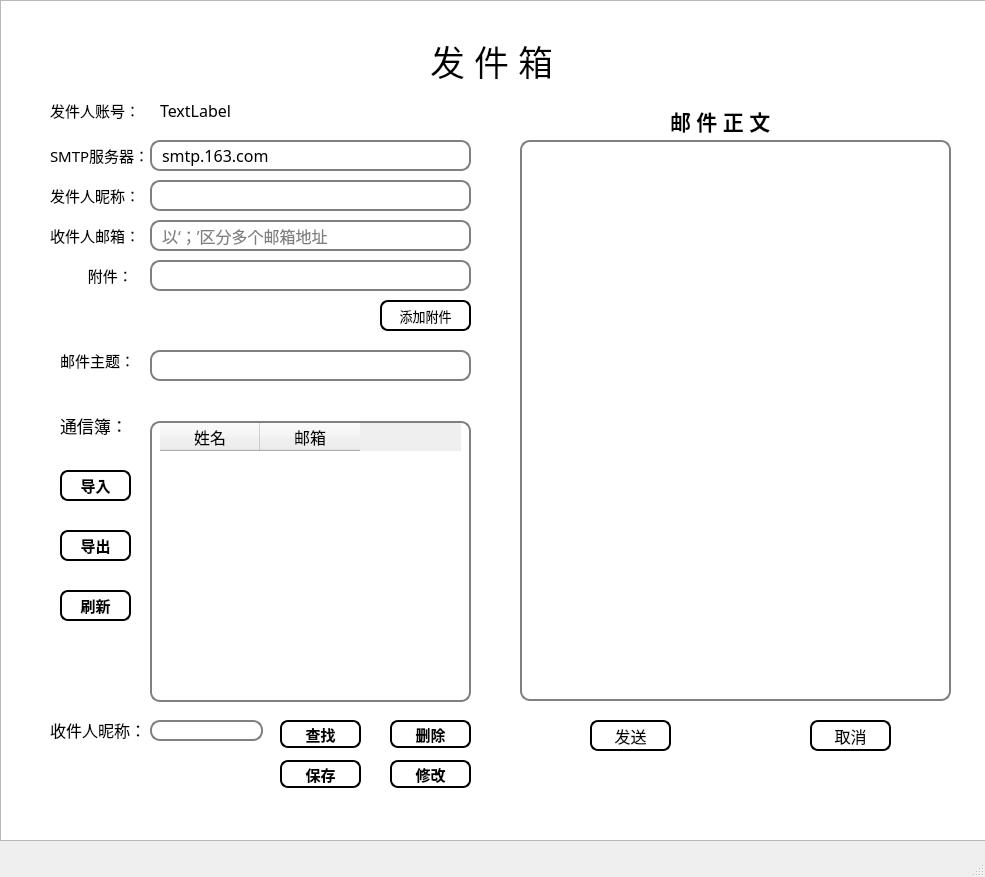
<?xml version="1.0" encoding="UTF-8"?>
<ui version="4.0">
 <class>MainWindow</class>
 <widget class="QMainWindow" name="MainWindow">
  <property name="geometry">
   <rect>
    <x>0</x>
    <y>0</y>
    <width>985</width>
    <height>877</height>
   </rect>
  </property>
  <property name="windowTitle">
   <string>MainWindow</string>
  </property>
  <widget class="QWidget" name="centralwidget">
   <property name="font">
    <font>
     <family>黑体</family>
     <pointsize>12</pointsize>
    </font>
   </property>
   <widget class="QLabel" name="label">
    <property name="geometry">
     <rect>
      <x>50</x>
      <y>130</y>
      <width>101</width>
      <height>51</height>
     </rect>
    </property>
    <property name="font">
     <font>
      <family>黑体</family>
      <pointsize>11</pointsize>
     </font>
    </property>
    <property name="text">
     <string>SMTP服务器：</string>
    </property>
   </widget>
   <widget class="QLineEdit" name="lineEdit">
    <property name="geometry">
     <rect>
      <x>150</x>
      <y>140</y>
      <width>321</width>
      <height>31</height>
     </rect>
    </property>
    <property name="font">
     <font>
      <family>黑体</family>
      <pointsize>12</pointsize>
     </font>
    </property>
    <property name="styleSheet">
     <string notr="true">QLineEdit {
    border: 2px solid gray;
    border-radius: 10px;
    padding: 0 8px;
    background: white;
    selection-background-color: darkgray;
}</string>
    </property>
    <property name="text">
     <string>smtp.163.com</string>
    </property>
   </widget>
   <widget class="QLabel" name="label_3">
    <property name="geometry">
     <rect>
      <x>50</x>
      <y>90</y>
      <width>121</width>
      <height>41</height>
     </rect>
    </property>
    <property name="font">
     <font>
      <family>黑体</family>
      <pointsize>11</pointsize>
     </font>
    </property>
    <property name="text">
     <string>发件人账号：</string>
    </property>
   </widget>
   <widget class="QLabel" name="label_4">
    <property name="geometry">
     <rect>
      <x>50</x>
      <y>170</y>
      <width>101</width>
      <height>51</height>
     </rect>
    </property>
    <property name="font">
     <font>
      <family>黑体</family>
      <pointsize>11</pointsize>
     </font>
    </property>
    <property name="text">
     <string>发件人昵称：</string>
    </property>
   </widget>
   <widget class="QLineEdit" name="lineEdit_4">
    <property name="geometry">
     <rect>
      <x>150</x>
      <y>180</y>
      <width>321</width>
      <height>31</height>
     </rect>
    </property>
    <property name="styleSheet">
     <string notr="true">QLineEdit {
    border: 2px solid gray;
    border-radius: 10px;
    padding: 0 8px;
    background: white;
    selection-background-color: darkgray;
}</string>
    </property>
   </widget>
   <widget class="QLabel" name="label_5">
    <property name="geometry">
     <rect>
      <x>50</x>
      <y>210</y>
      <width>101</width>
      <height>51</height>
     </rect>
    </property>
    <property name="font">
     <font>
      <family>黑体</family>
      <pointsize>11</pointsize>
     </font>
    </property>
    <property name="text">
     <string>收件人邮箱：</string>
    </property>
   </widget>
   <widget class="QLineEdit" name="lineEdit_5">
    <property name="geometry">
     <rect>
      <x>150</x>
      <y>220</y>
      <width>321</width>
      <height>31</height>
     </rect>
    </property>
    <property name="styleSheet">
     <string notr="true">QLineEdit {
    border: 2px solid gray;
    border-radius: 10px;
    padding: 0 8px;
    background: white;
    selection-background-color: darkgray;
}</string>
    </property>
    <property name="placeholderText">
     <string>以‘；’区分多个邮箱地址</string>
    </property>
   </widget>
   <widget class="QLabel" name="label_6">
    <property name="geometry">
     <rect>
      <x>60</x>
      <y>340</y>
      <width>81</width>
      <height>41</height>
     </rect>
    </property>
    <property name="font">
     <font>
      <family>黑体</family>
      <pointsize>11</pointsize>
     </font>
    </property>
    <property name="text">
     <string>邮件主题：</string>
    </property>
   </widget>
   <widget class="QLineEdit" name="lineEdit_6">
    <property name="geometry">
     <rect>
      <x>150</x>
      <y>350</y>
      <width>321</width>
      <height>31</height>
     </rect>
    </property>
    <property name="styleSheet">
     <string notr="true">QLineEdit {
    border: 2px solid gray;
    border-radius: 10px;
    padding: 0 8px;
    background: white;
    selection-background-color: darkgray;
}</string>
    </property>
   </widget>
   <widget class="QLabel" name="label_7">
    <property name="geometry">
     <rect>
      <x>670</x>
      <y>100</y>
      <width>141</width>
      <height>41</height>
     </rect>
    </property>
    <property name="font">
     <font>
      <family>等线</family>
      <pointsize>16</pointsize>
      <weight>75</weight>
      <bold>true</bold>
     </font>
    </property>
    <property name="text">
     <string>邮 件 正 文</string>
    </property>
   </widget>
   <widget class="QTextEdit" name="textEdit">
    <property name="geometry">
     <rect>
      <x>520</x>
      <y>140</y>
      <width>431</width>
      <height>561</height>
     </rect>
    </property>
    <property name="styleSheet">
     <string notr="true">QTextEdit {
    border: 2px solid gray;
    border-radius: 10px;
    padding: 0 8px;
    background: white;
    selection-background-color: darkgray;
}</string>
    </property>
   </widget>
   <widget class="QPushButton" name="pushButton">
    <property name="geometry">
     <rect>
      <x>590</x>
      <y>720</y>
      <width>81</width>
      <height>31</height>
     </rect>
    </property>
    <property name="font">
     <font>
      <family>黑体</family>
      <pointsize>12</pointsize>
     </font>
    </property>
    <property name="styleSheet">
     <string notr="true">QPushButton:hover {
	color: white;
    background-color: #555555;
    border: 2px solid lightgray;
    border-radius: 8px;
}
QPushButton {
    background-color: white;
    border: 2px solid black;
    color: black;
	border-radius: 8px;

}
QPushButton:pressed {
    background-color: gray;
}</string>
    </property>
    <property name="text">
     <string>发送</string>
    </property>
   </widget>
   <widget class="QPushButton" name="pushButton_2">
    <property name="geometry">
     <rect>
      <x>810</x>
      <y>720</y>
      <width>81</width>
      <height>31</height>
     </rect>
    </property>
    <property name="font">
     <font>
      <family>黑体</family>
      <pointsize>12</pointsize>
     </font>
    </property>
    <property name="styleSheet">
     <string notr="true">QPushButton:hover {
	color: white;
    background-color: #555555;
    border: 2px solid lightgray;
    border-radius: 8px;
}
QPushButton {
    background-color: white;
    border: 2px solid black;
    color: black;
	border-radius: 8px;

}
QPushButton:pressed {
    background-color: gray;
}</string>
    </property>
    <property name="text">
     <string>取消</string>
    </property>
   </widget>
   <widget class="QLabel" name="label_8">
    <property name="geometry">
     <rect>
      <x>160</x>
      <y>90</y>
      <width>211</width>
      <height>41</height>
     </rect>
    </property>
    <property name="text">
     <string>TextLabel</string>
    </property>
   </widget>
   <widget class="QPushButton" name="pushButton_3">
    <property name="geometry">
     <rect>
      <x>380</x>
      <y>300</y>
      <width>91</width>
      <height>31</height>
     </rect>
    </property>
    <property name="font">
     <font>
      <family>黑体</family>
      <pointsize>10</pointsize>
     </font>
    </property>
    <property name="styleSheet">
     <string notr="true">QPushButton:hover {
	color: white;
    background-color: #555555;
    border: 2px solid lightgray;
    border-radius: 8px;
}
QPushButton {
    background-color: white;
    border: 2px solid black;
    color: black;
	border-radius: 8px;

}
QPushButton:pressed {
    background-color: gray;
}</string>
    </property>
    <property name="text">
     <string>添加附件</string>
    </property>
   </widget>
   <widget class="QLineEdit" name="lineEdit_3">
    <property name="geometry">
     <rect>
      <x>150</x>
      <y>260</y>
      <width>321</width>
      <height>31</height>
     </rect>
    </property>
    <property name="styleSheet">
     <string notr="true">QLineEdit {
    border: 2px solid gray;
    border-radius: 10px;
    padding: 0 8px;
    background: white;
    selection-background-color: darkgray;
}</string>
    </property>
   </widget>
   <widget class="QLabel" name="label_9">
    <property name="geometry">
     <rect>
      <x>80</x>
      <y>260</y>
      <width>71</width>
      <height>31</height>
     </rect>
    </property>
    <property name="font">
     <font>
      <family>黑体</family>
      <pointsize>11</pointsize>
     </font>
    </property>
    <property name="text">
     <string>  附件：</string>
    </property>
   </widget>
   <widget class="QLabel" name="label_2">
    <property name="geometry">
     <rect>
      <x>60</x>
      <y>410</y>
      <width>81</width>
      <height>31</height>
     </rect>
    </property>
    <property name="font">
     <font>
      <family>黑体</family>
      <pointsize>13</pointsize>
     </font>
    </property>
    <property name="text">
     <string>通信簿：</string>
    </property>
   </widget>
   <widget class="QTableWidget" name="tableWidget">
    <property name="geometry">
     <rect>
      <x>150</x>
      <y>421</y>
      <width>321</width>
      <height>281</height>
     </rect>
    </property>
    <property name="styleSheet">
     <string notr="true">QTableWidget {
    border: 2px solid gray;
    border-radius: 10px;
    padding: 0 8px;
    background: white;
    selection-background-color: darkgray;
}</string>
    </property>
    <column>
     <property name="text">
      <string>姓名</string>
     </property>
    </column>
    <column>
     <property name="text">
      <string>邮箱</string>
     </property>
    </column>
   </widget>
   <widget class="QPushButton" name="pushButton_4">
    <property name="geometry">
     <rect>
      <x>280</x>
      <y>720</y>
      <width>81</width>
      <height>28</height>
     </rect>
    </property>
    <property name="font">
     <font>
      <family>等线</family>
      <pointsize>11</pointsize>
      <weight>75</weight>
      <bold>true</bold>
     </font>
    </property>
    <property name="styleSheet">
     <string notr="true">QPushButton:hover {
	color: white;
    background-color: #555555;
    border: 2px solid lightgray;
    border-radius: 8px;
}
QPushButton {
    background-color: white;
    border: 2px solid black;
    color: black;
	border-radius: 8px;

}
QPushButton:pressed {
    background-color: gray;
}</string>
    </property>
    <property name="text">
     <string>查找</string>
    </property>
   </widget>
   <widget class="QPushButton" name="pushButton_5">
    <property name="geometry">
     <rect>
      <x>390</x>
      <y>720</y>
      <width>81</width>
      <height>28</height>
     </rect>
    </property>
    <property name="font">
     <font>
      <family>等线</family>
      <pointsize>11</pointsize>
      <weight>75</weight>
      <bold>true</bold>
     </font>
    </property>
    <property name="styleSheet">
     <string notr="true">QPushButton:hover {
	color: white;
    background-color: #555555;
    border: 2px solid lightgray;
    border-radius: 8px;
}
QPushButton {
    background-color: white;
    border: 2px solid black;
    color: black;
	border-radius: 8px;

}
QPushButton:pressed {
    background-color: gray;
}</string>
    </property>
    <property name="text">
     <string>删除</string>
    </property>
   </widget>
   <widget class="QPushButton" name="pushButton_6">
    <property name="geometry">
     <rect>
      <x>280</x>
      <y>760</y>
      <width>81</width>
      <height>28</height>
     </rect>
    </property>
    <property name="font">
     <font>
      <family>等线</family>
      <pointsize>11</pointsize>
      <weight>75</weight>
      <bold>true</bold>
     </font>
    </property>
    <property name="styleSheet">
     <string notr="true">QPushButton:hover {
	color: white;
    background-color: #555555;
    border: 2px solid lightgray;
    border-radius: 8px;
}
QPushButton {
    background-color: white;
    border: 2px solid black;
    color: black;
	border-radius: 8px;

}
QPushButton:pressed {
    background-color: gray;
}</string>
    </property>
    <property name="text">
     <string>保存</string>
    </property>
   </widget>
   <widget class="QLabel" name="label_11">
    <property name="geometry">
     <rect>
      <x>50</x>
      <y>720</y>
      <width>91</width>
      <height>20</height>
     </rect>
    </property>
    <property name="text">
     <string>收件人昵称：</string>
    </property>
   </widget>
   <widget class="QLineEdit" name="lineEdit_7">
    <property name="geometry">
     <rect>
      <x>150</x>
      <y>720</y>
      <width>113</width>
      <height>21</height>
     </rect>
    </property>
    <property name="styleSheet">
     <string notr="true">QLineEdit {
    border: 2px solid gray;
    border-radius: 10px;
    padding: 0 8px;
    background: white;
    selection-background-color: darkgray;
}</string>
    </property>
   </widget>
   <widget class="QPushButton" name="pushButton_7">
    <property name="geometry">
     <rect>
      <x>60</x>
      <y>590</y>
      <width>71</width>
      <height>31</height>
     </rect>
    </property>
    <property name="font">
     <font>
      <family>等线</family>
      <pointsize>11</pointsize>
      <weight>75</weight>
      <bold>true</bold>
     </font>
    </property>
    <property name="styleSheet">
     <string notr="true">QPushButton:hover {
	color: white;
    background-color: #555555;
    border: 2px solid lightgray;
    border-radius: 8px;
}
QPushButton {
    background-color: white;
    border: 2px solid black;
    color: black;
	border-radius: 8px;

}
QPushButton:pressed {
    background-color: gray;
}</string>
    </property>
    <property name="text">
     <string>刷新</string>
    </property>
   </widget>
   <widget class="QPushButton" name="pushButton_8">
    <property name="geometry">
     <rect>
      <x>390</x>
      <y>760</y>
      <width>81</width>
      <height>28</height>
     </rect>
    </property>
    <property name="font">
     <font>
      <family>等线</family>
      <pointsize>11</pointsize>
      <weight>75</weight>
      <bold>true</bold>
     </font>
    </property>
    <property name="styleSheet">
     <string notr="true">QPushButton:hover {
	color: white;
    background-color: #555555;
    border: 2px solid lightgray;
    border-radius: 8px;
}
QPushButton {
    background-color: white;
    border: 2px solid black;
    color: black;
	border-radius: 8px;

}
QPushButton:pressed {
    background-color: gray;
}</string>
    </property>
    <property name="text">
     <string>修改</string>
    </property>
   </widget>
   <widget class="QPushButton" name="pushButton_9">
    <property name="geometry">
     <rect>
      <x>60</x>
      <y>470</y>
      <width>71</width>
      <height>31</height>
     </rect>
    </property>
    <property name="font">
     <font>
      <family>等线</family>
      <pointsize>11</pointsize>
      <weight>75</weight>
      <bold>true</bold>
     </font>
    </property>
    <property name="styleSheet">
     <string notr="true">QPushButton:hover {
	color: white;
    background-color: #555555;
    border: 2px solid lightgray;
    border-radius: 8px;
}
QPushButton {
    background-color: white;
    border: 2px solid black;
    color: black;
	border-radius: 8px;

}
QPushButton:pressed {
    background-color: gray;
}</string>
    </property>
    <property name="text">
     <string>导入</string>
    </property>
   </widget>
   <widget class="QPushButton" name="pushButton_10">
    <property name="geometry">
     <rect>
      <x>60</x>
      <y>530</y>
      <width>71</width>
      <height>31</height>
     </rect>
    </property>
    <property name="font">
     <font>
      <family>等线</family>
      <pointsize>11</pointsize>
      <weight>75</weight>
      <bold>true</bold>
     </font>
    </property>
    <property name="styleSheet">
     <string notr="true">QPushButton:hover {
	color: white;
    background-color: #555555;
    border: 2px solid lightgray;
    border-radius: 8px;
}
QPushButton {
    background-color: white;
    border: 2px solid black;
    color: black;
	border-radius: 8px;

}
QPushButton:pressed {
    background-color: gray;
}</string>
    </property>
    <property name="text">
     <string>导出</string>
    </property>
   </widget>
   <widget class="QListView" name="listView">
    <property name="geometry">
     <rect>
      <x>0</x>
      <y>0</y>
      <width>991</width>
      <height>841</height>
     </rect>
    </property>
    <property name="styleSheet">
     <string notr="true">background-image: url(:/img7.jpg);</string>
    </property>
   </widget>
   <widget class="QLabel" name="label_10">
    <property name="geometry">
     <rect>
      <x>430</x>
      <y>40</y>
      <width>121</width>
      <height>41</height>
     </rect>
    </property>
    <property name="font">
     <font>
      <family>Adobe 明體 Std L</family>
      <pointsize>26</pointsize>
     </font>
    </property>
    <property name="text">
     <string>发 件 箱</string>
    </property>
   </widget>
   <zorder>listView</zorder>
   <zorder>label</zorder>
   <zorder>lineEdit</zorder>
   <zorder>label_3</zorder>
   <zorder>label_4</zorder>
   <zorder>lineEdit_4</zorder>
   <zorder>label_5</zorder>
   <zorder>lineEdit_5</zorder>
   <zorder>label_6</zorder>
   <zorder>lineEdit_6</zorder>
   <zorder>label_7</zorder>
   <zorder>textEdit</zorder>
   <zorder>pushButton</zorder>
   <zorder>pushButton_2</zorder>
   <zorder>label_8</zorder>
   <zorder>pushButton_3</zorder>
   <zorder>lineEdit_3</zorder>
   <zorder>label_9</zorder>
   <zorder>label_2</zorder>
   <zorder>tableWidget</zorder>
   <zorder>pushButton_4</zorder>
   <zorder>pushButton_5</zorder>
   <zorder>pushButton_6</zorder>
   <zorder>label_11</zorder>
   <zorder>lineEdit_7</zorder>
   <zorder>pushButton_7</zorder>
   <zorder>pushButton_8</zorder>
   <zorder>pushButton_9</zorder>
   <zorder>pushButton_10</zorder>
   <zorder>label_10</zorder>
  </widget>
  <widget class="QMenuBar" name="menubar">
   <property name="geometry">
    <rect>
     <x>0</x>
     <y>0</y>
     <width>985</width>
     <height>23</height>
    </rect>
   </property>
  </widget>
  <widget class="QStatusBar" name="statusbar"/>
 </widget>
 <resources>
  <include location="picture.qrc"/>
 </resources>
 <connections/>
</ui>
